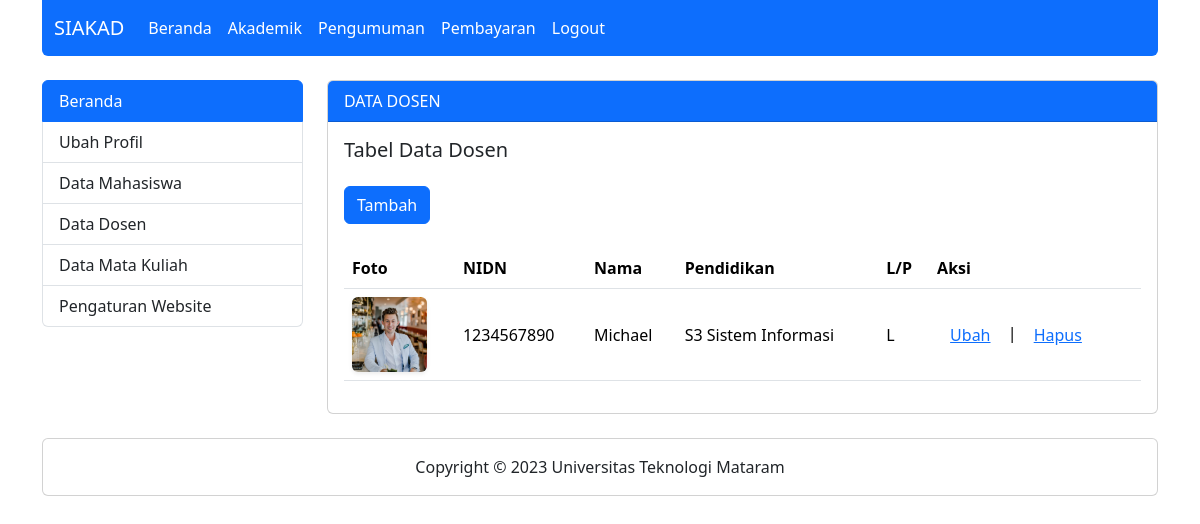
Screenshot of /beranda.php?page=dsndata (signed in) with the database file from the repository.
### tables this page shows
CREATE TABLE `tb_dosen` (
  `nidn` char(10) NOT NULL,
  `nama_dosen` varchar(255) DEFAULT NULL,
  `email` char(255) NOT NULL,
  `pendidikan` varchar(255) DEFAULT NULL,
  `alamat` text DEFAULT NULL,
  `jenis_kelamin` varchar(1) DEFAULT NULL,
  `foto` varchar(255) DEFAULT NULL
);

### dsndata.php (the view)
<div class="card">
    <div class="card-header text-bg-primary fw-medium">
        DATA DOSEN
    </div>
    <div class="card-body">
        <h5 class="card-title mb-4">Tabel Data Dosen</h5>
        <a href="?page=dsntambah" class="btn btn-primary mb-4">Tambah</a>
        <div class="table-responsive">
            <table class="table table-hover">
                <thead>
                    <tr class="align-middle">
                        <th>Foto</th>
                        <th>NIDN</th>
                        <th>Nama</th>
                        <th>Pendidikan</th>
                        <th>L/P</th>
                        <th>Aksi</th>
                    </tr>
                </thead>
                <tbody>
                    <?php
                    include 'koneksi.php';
                    $dosen = mysqli_query($koneksi, "SELECT * FROM tb_dosen");
                    while ($hasil = mysqli_fetch_array($dosen)) {
                    ?>
                        <tr class="align-middle">
                            <td>
                                <img src="img/<?php echo $hasil['foto']; ?>" width="75" height="75" class="rounded-2 shadow-sm object-fit-cover">
                            </td>
                            <td><?php echo $hasil['nidn']; ?></td>
                            <td><?php echo $hasil['nama_dosen']; ?></td>
                            <td><?php echo $hasil['pendidikan']; ?></td>
                            <td><?php echo $hasil['jenis_kelamin']; ?></td>
                            <td>
                                <a href="?page=dsnubah&&nidn=<?php echo $hasil['nidn']; ?>" class="btn btn-link">Ubah</a> |
                                <a href="?page=dsnhapus&&nidn=<?php echo $hasil['nidn']; ?>" onclick="return confirm('Data akan dihapus?')" class="btn btn-link">Hapus</a>
                            </td>
                        </tr>
                    <?php }; ?>
                </tbody>
            </table>
        </div>
    </div>
</div>

### rows the page displays
tb_dosen: foto (picture), nidn "1234567890", nama_dosen "Michael", pendidikan "S3 Sistem Informasi", jenis_kelamin "L"
